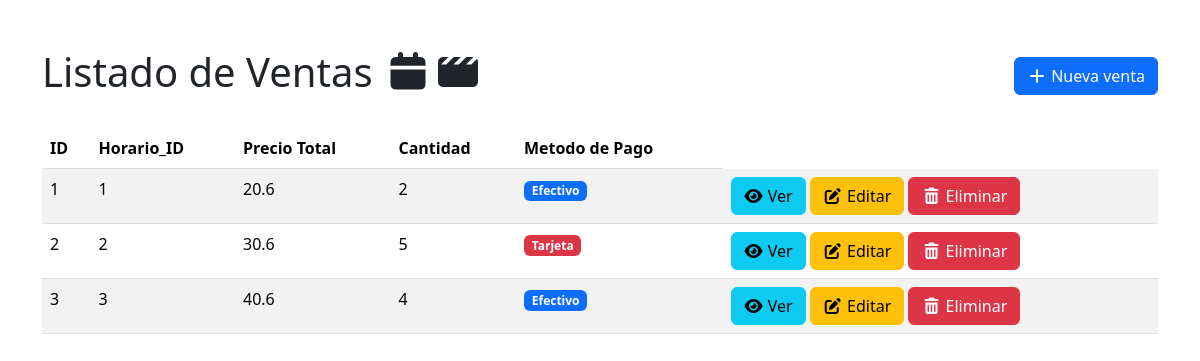
The app's page /ventas with its own data.
### app/models/venta.py (models this page shows)
class Venta(Base):
    __tablename__ = 'ventas'
    id: Mapped[int] = mapped_column(Integer, primary_key=True, autoincrement=True)
    horario_id:Mapped[int] = mapped_column(ForeignKey("horarios.id"), nullable=False)
    horario: Mapped["Horario"] = relationship("Horario")
    precio_total: Mapped[float] = mapped_column(Float, nullable=False)
    cantidad: Mapped[int]= mapped_column(Integer, nullable=False)
    metodo_pago: Mapped[MetodoPago] = mapped_column(SQLEnum(MetodoPago, name="metodo_pago_enum"),
    nullable=False)

### app/routers/web/ventas.py (the view)
@router.get("", response_class=HTMLResponse)
def list_artists(request: Request, db: Session = Depends(get_db)):
    ventas = db.execute(select(Venta)).scalars().all()
    return templates.TemplateResponse(
        "ventas/list.html",
        {"request": request, "ventas": ventas}
    )

### app/templates/ventas/list.html (shortened to what this page needs)
<!DOCTYPE html>
<html lang="en">
<head>
    <link href="https://cdn.jsdelivr.net/npm/bootstrap@5.3.8/dist/css/bootstrap.min.css" rel="stylesheet">
    <link rel="stylesheet" href="https://cdnjs.cloudflare.com/ajax/libs/font-awesome/7.0.1/css/all.min.css" />
</head>
<body>
    <div class="container mt-5">
        <div class="d-flex justify-content-between align-items-center mb-4">
            <h1>Listado de Ventas <i class="fa-solid fa-calendar"></i><i class="fa-solid fa-clapperboard"></i></h1>
            <a href="/ventas/new" class="btn btn-primary">
                <i class="fa-solid fa-plus"></i> Nueva venta
            </a>
        </div>
        <table class="table table-striped">
            <thead>
                <tr>
                    <th>ID</th>
                    <th>Horario_ID</th>
                    <th>Precio Total</th>
                    <th>Cantidad</th>
                    <th>Metodo de Pago</th>
                </tr>
            </thead>
            <tbody>
                {% for venta in ventas %}
                <tr>
                    <td>{{ venta.id }}</td>
                    <td>{{ venta.horario_id }}</td>
                    <td>{{ venta.precio_total }}</td>
                    <td>{{ venta.cantidad }}</td>
                    <td>
                        {% if venta.metodo_pago.value == 'efectivo' %}
                            <span class="badge bg-primary">
                                Efectivo
                            </span>
                        {% elif venta.metodo_pago.value == 'tarjeta' %}
                            <span class="badge bg-danger">
                                Tarjeta
                            </span>
                        {% else %}
                            <span class="text-body-secondary">-</span>
                        {% endif %}
                    </td>
                    <td>
                        <a href="/ventas/{{ venta.id }}" class="btn btn-info"><i class="fa-solid fa-eye"></i> Ver</a>
                        <a href="/ventas/{{ venta.id }}/edit" class="btn btn-warning">
                            <i class="fa-solid fa-pen-to-square"></i> Editar
                        </a>
                        <form method="post" action="/ventas/{{ venta.id }}/delete" style="display: inline" onsubmit="return confirm('¿Estás seguro de que quieres eliminar esta venta?');">
                            <button type="submit" class="btn btn-danger">
                                <i class="fa-solid fa-trash-can"></i> Eliminar
                            </button>
                        </form>
                    </td>
                </tr>
                {% endfor %}
            </tbody>
        </table>
    </div>
</body>
</html>

### records on screen
Venta: id "1", horario_id "1", precio_total "20.6", cantidad "2", metodo_pago "Efectivo"
Venta: id "2", horario_id "2", precio_total "30.6", cantidad "5", metodo_pago "Tarjeta"
Venta: id "3", horario_id "3", precio_total "40.6", cantidad "4", metodo_pago "Efectivo"
